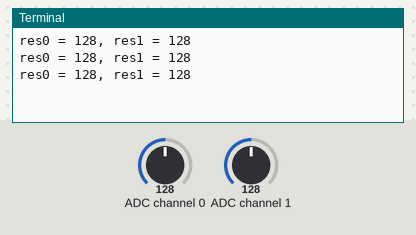
Simulated run of this program. Board: Raspberry Pi (header pin numbers). On the bench: the last lines printed to the terminal. Inputs (shaded band) come from the test bench; at power-on: ADC channel 0 = 128, ADC channel 1 = 128 (analog values on the 0–255 scale).

Above: at 1.2 s.
1.3 s: ADC channel 0 set to 178
At 1.87 s:
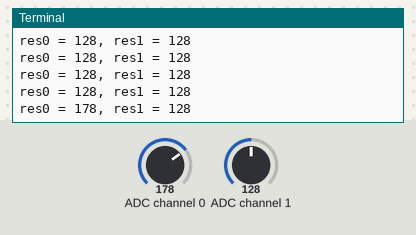
2.8 s: ADC channel 1 set to 178
At 3.08 s:
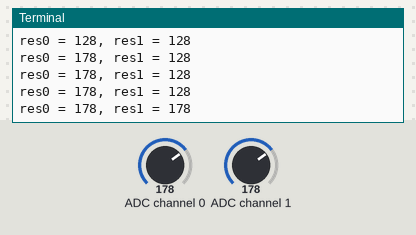
4.3 s: ADC channel 0 set to 224
At 4.69 s:
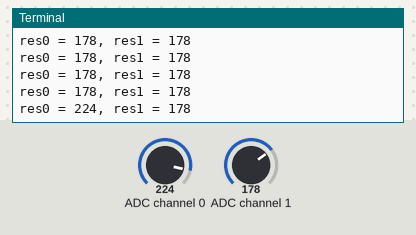
5.8 s: ADC channel 1 set to 224
At 5.89 s:
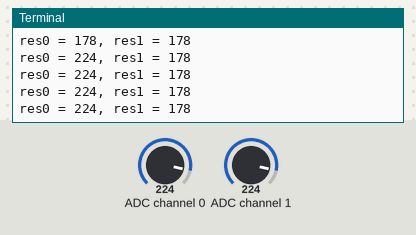
Timing chart, 0 to 8.3 s (numbered marks = the images above; inputs shaded):
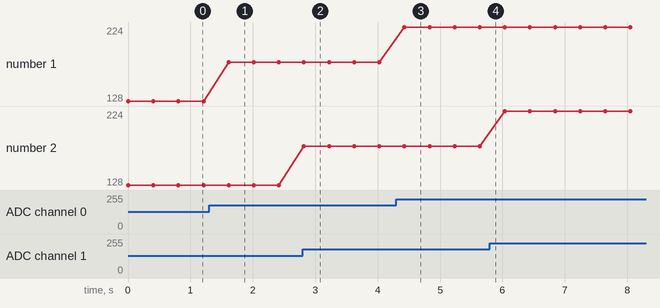

Measured:
- after the input at 1.3 s, the terminal: prints a new line after 0.31 s (image 1)
- after the input at 2.8 s, the terminal: prints a new line at once (image 2)
- after the input at 4.3 s, the terminal: prints a new line after 0.13 s (image 3)
- plotted number 1: 128 → 178 after the input at 1.3 s, 178 → 224 after the input at 4.3 s

The program:

ADC0832.py
```python
#!/usr/bin/env python
#
#		This is a program for all ADC Module. It
#	convert analog singnal to digital signal.
#
#		This program is most analog signal modules'
#	dependency. Use it like this:
#		`import ADC0832`
#		`sig = ADC0832.getResult(chn)`
#
#	*'chn' should be 0 or 1 represent for ch0 or ch1
#	on ADC0832
#
#		  ACD1302				  Pi
#			CS ---------------- Pin 11
#			CLK --------------- Pin 12
#			DI ---------------- Pin 13

#			VCC ----------------- 3.3V
#			GND ------------------ GND
#

import RPi.GPIO as GPIO
import time

ADC_CS  = 11
ADC_CLK = 12
ADC_DIO = 13

# using default pins for backwards compatibility
def setup(cs=11,clk=12,dio=13):
        global ADC_CS, ADC_CLK, ADC_DIO
        ADC_CS=cs
        ADC_CLK=clk
        ADC_DIO=dio
	GPIO.setwarnings(False)
	GPIO.setmode(GPIO.BOARD)    		# Number GPIOs by its physical location
	GPIO.setup(ADC_CS, GPIO.OUT)		# Set pins' mode is output
	GPIO.setup(ADC_CLK, GPIO.OUT)		# Set pins' mode is output

def destroy():
	GPIO.cleanup()

# using channel = 0 as default for backwards compatibility
def getResult(channel=0):     				# Get ADC result, input channal
		GPIO.setup(ADC_DIO, GPIO.OUT)
		GPIO.output(ADC_CS, 0)

		GPIO.output(ADC_CLK, 0)
		GPIO.output(ADC_DIO, 1);  time.sleep(0.000002)
		GPIO.output(ADC_CLK, 1);  time.sleep(0.000002)
		GPIO.output(ADC_CLK, 0)

		GPIO.output(ADC_DIO, 1);  time.sleep(0.000002)
		GPIO.output(ADC_CLK, 1);  time.sleep(0.000002)
		GPIO.output(ADC_CLK, 0)

		GPIO.output(ADC_DIO, channel);  time.sleep(0.000002)

		GPIO.output(ADC_CLK, 1)
		GPIO.output(ADC_DIO, 1);  time.sleep(0.000002)
		GPIO.output(ADC_CLK, 0)
		GPIO.output(ADC_DIO, 1);  time.sleep(0.000002)

		dat1 = 0
		for i in range(0, 8):
			GPIO.output(ADC_CLK, 1);  time.sleep(0.000002)
			GPIO.output(ADC_CLK, 0);  time.sleep(0.000002)
			GPIO.setup(ADC_DIO, GPIO.IN)
			dat1 = dat1 << 1 | GPIO.input(ADC_DIO)

		dat2 = 0
		for i in range(0, 8):
			dat2 = dat2 | GPIO.input(ADC_DIO) << i
			GPIO.output(ADC_CLK, 1);  time.sleep(0.000002)
			GPIO.output(ADC_CLK, 0);  time.sleep(0.000002)

		GPIO.output(ADC_CS, 1)
		GPIO.setup(ADC_DIO, GPIO.OUT)

		if dat1 == dat2:
			return dat1
		else:
			return 0

def getResult1():
    return getResult(1)


def loop():
	while True:
                res0 = getResult(0)
		res1 = getResult(1)
		print 'res0 = %d, res1 = %d' % (res0,res1)
		time.sleep(0.4)

if __name__ == '__main__':		# Program start from here
	setup()
	try:
		loop()
	except KeyboardInterrupt:  	# When 'Ctrl+C' is pressed, the child program destroy() will be  executed.
		destroy()
```
